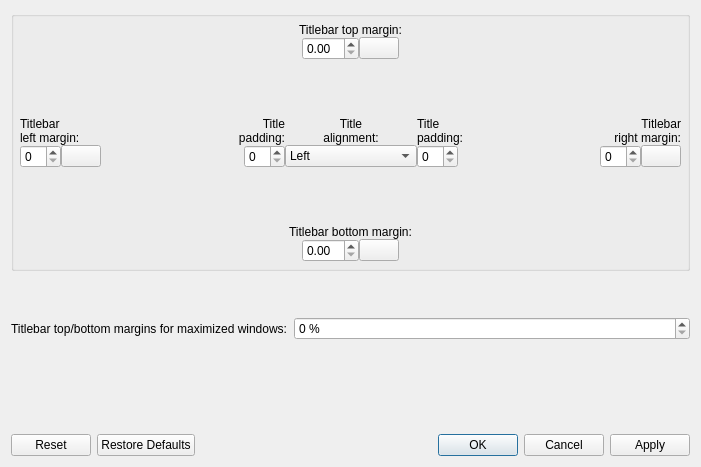
<?xml version="1.0" encoding="UTF-8"?>
<ui version="4.0">
 <class>TitleBarSpacing</class>
 <widget class="QDialog" name="TitleBarSpacing">
  <property name="geometry">
   <rect>
    <x>0</x>
    <y>0</y>
    <width>701</width>
    <height>467</height>
   </rect>
  </property>
  <property name="windowTitle">
   <string>Dialog</string>
  </property>
  <layout class="QVBoxLayout" name="verticalLayout">
   <item>
    <widget class="QGroupBox" name="titleBar_groupbox">
     <property name="title">
      <string/>
     </property>
     <property name="flat">
      <bool>false</bool>
     </property>
     <layout class="QVBoxLayout" name="verticalLayout_6">
      <property name="spacing">
       <number>0</number>
      </property>
      <property name="leftMargin">
       <number>0</number>
      </property>
      <property name="topMargin">
       <number>0</number>
      </property>
      <property name="rightMargin">
       <number>0</number>
      </property>
      <property name="bottomMargin">
       <number>0</number>
      </property>
      <item>
       <layout class="QVBoxLayout" name="verticalLayout_7">
        <item>
         <layout class="QGridLayout" name="gridLayout_8">
          <property name="leftMargin">
           <number>6</number>
          </property>
          <property name="topMargin">
           <number>6</number>
          </property>
          <property name="rightMargin">
           <number>6</number>
          </property>
          <property name="bottomMargin">
           <number>6</number>
          </property>
          <item row="1" column="5" colspan="2">
           <spacer name="horizontalSpacer_46">
            <property name="orientation">
             <enum>Qt::Orientation::Horizontal</enum>
            </property>
            <property name="sizeHint" stdset="0">
             <size>
              <width>40</width>
              <height>20</height>
             </size>
            </property>
           </spacer>
          </item>
          <item row="1" column="1" colspan="2">
           <spacer name="horizontalSpacer_43">
            <property name="orientation">
             <enum>Qt::Orientation::Horizontal</enum>
            </property>
            <property name="sizeHint" stdset="0">
             <size>
              <width>40</width>
              <height>20</height>
             </size>
            </property>
           </spacer>
          </item>
          <item row="1" column="0">
           <spacer name="horizontalSpacer_3">
            <property name="orientation">
             <enum>Qt::Orientation::Horizontal</enum>
            </property>
            <property name="sizeHint" stdset="0">
             <size>
              <width>40</width>
              <height>20</height>
             </size>
            </property>
           </spacer>
          </item>
          <item row="1" column="4">
           <widget class="QPushButton" name="lockTitleBarTopBottomMargins">
            <property name="sizePolicy">
             <sizepolicy hsizetype="Fixed" vsizetype="Fixed">
              <horstretch>0</horstretch>
              <verstretch>0</verstretch>
             </sizepolicy>
            </property>
            <property name="toolTip">
             <string>Lock to make Titlebar top margin and Titlebar bottom margin have the same value</string>
            </property>
            <property name="text">
             <string/>
            </property>
            <property name="checkable">
             <bool>true</bool>
            </property>
           </widget>
          </item>
          <item row="1" column="3">
           <widget class="QDoubleSpinBox" name="titleBarTopMargin">
            <property name="enabled">
             <bool>true</bool>
            </property>
            <property name="maximum">
             <double>50.000000000000000</double>
            </property>
            <property name="singleStep">
             <double>0.050000000000000</double>
            </property>
           </widget>
          </item>
          <item row="0" column="1" colspan="6">
           <widget class="QLabel" name="label_13">
            <property name="text">
             <string>Titlebar top margin:</string>
            </property>
            <property name="alignment">
             <set>Qt::AlignmentFlag::AlignCenter</set>
            </property>
            <property name="buddy">
             <cstring>titleBarTopMargin</cstring>
            </property>
           </widget>
          </item>
          <item row="1" column="7">
           <spacer name="horizontalSpacer_7">
            <property name="orientation">
             <enum>Qt::Orientation::Horizontal</enum>
            </property>
            <property name="sizeHint" stdset="0">
             <size>
              <width>40</width>
              <height>20</height>
             </size>
            </property>
           </spacer>
          </item>
         </layout>
        </item>
        <item>
         <spacer name="verticalSpacer_4">
          <property name="orientation">
           <enum>Qt::Orientation::Vertical</enum>
          </property>
          <property name="sizeType">
           <enum>QSizePolicy::Policy::Expanding</enum>
          </property>
          <property name="sizeHint" stdset="0">
           <size>
            <width>20</width>
            <height>45</height>
           </size>
          </property>
         </spacer>
        </item>
        <item>
         <layout class="QGridLayout" name="gridLayout_3">
          <property name="leftMargin">
           <number>6</number>
          </property>
          <property name="topMargin">
           <number>6</number>
          </property>
          <property name="rightMargin">
           <number>6</number>
          </property>
          <property name="bottomMargin">
           <number>6</number>
          </property>
          <property name="verticalSpacing">
           <number>0</number>
          </property>
          <item row="2" column="9">
           <widget class="QSpinBox" name="titleBarRightMargin">
            <property name="enabled">
             <bool>true</bool>
            </property>
            <property name="minimum">
             <number>0</number>
            </property>
            <property name="maximum">
             <number>60</number>
            </property>
           </widget>
          </item>
          <item row="2" column="1">
           <widget class="QPushButton" name="lockTitleBarLeftRightMargins">
            <property name="sizePolicy">
             <sizepolicy hsizetype="Fixed" vsizetype="Fixed">
              <horstretch>0</horstretch>
              <verstretch>0</verstretch>
             </sizepolicy>
            </property>
            <property name="toolTip">
             <string>Lock to make Titlebar left margin and Titlebar right margin have the same value</string>
            </property>
            <property name="text">
             <string/>
            </property>
            <property name="checkable">
             <bool>true</bool>
            </property>
           </widget>
          </item>
          <item row="2" column="8">
           <spacer name="horizontalSpacer_13">
            <property name="orientation">
             <enum>Qt::Orientation::Horizontal</enum>
            </property>
            <property name="sizeType">
             <enum>QSizePolicy::Policy::Expanding</enum>
            </property>
            <property name="sizeHint" stdset="0">
             <size>
              <width>20</width>
              <height>20</height>
             </size>
            </property>
           </spacer>
          </item>
          <item row="0" column="8" colspan="3">
           <widget class="QLabel" name="label_11">
            <property name="text">
             <string>Titlebar
right margin:</string>
            </property>
            <property name="alignment">
             <set>Qt::AlignmentFlag::AlignRight|Qt::AlignmentFlag::AlignTrailing|Qt::AlignmentFlag::AlignVCenter</set>
            </property>
            <property name="buddy">
             <cstring>titleBarRightMargin</cstring>
            </property>
           </widget>
          </item>
          <item row="2" column="7">
           <spacer name="horizontalSpacer_21">
            <property name="orientation">
             <enum>Qt::Orientation::Horizontal</enum>
            </property>
            <property name="sizeHint" stdset="0">
             <size>
              <width>40</width>
              <height>20</height>
             </size>
            </property>
           </spacer>
          </item>
          <item row="2" column="10">
           <widget class="QPushButton" name="lockTitleBarLeftRightMargins_2">
            <property name="toolTip">
             <string>Lock to make Titlebar left margin and Titlebar right margin have the same value</string>
            </property>
            <property name="text">
             <string/>
            </property>
            <property name="checkable">
             <bool>true</bool>
            </property>
           </widget>
          </item>
          <item row="2" column="2">
           <spacer name="horizontalSpacer_4">
            <property name="orientation">
             <enum>Qt::Orientation::Horizontal</enum>
            </property>
            <property name="sizeHint" stdset="0">
             <size>
              <width>20</width>
              <height>20</height>
             </size>
            </property>
           </spacer>
          </item>
          <item row="0" column="0" colspan="3">
           <widget class="QLabel" name="label_10">
            <property name="text">
             <string>Titlebar
left margin:</string>
            </property>
            <property name="alignment">
             <set>Qt::AlignmentFlag::AlignLeading|Qt::AlignmentFlag::AlignLeft|Qt::AlignmentFlag::AlignVCenter</set>
            </property>
            <property name="buddy">
             <cstring>titleBarLeftMargin</cstring>
            </property>
           </widget>
          </item>
          <item row="2" column="0">
           <widget class="QSpinBox" name="titleBarLeftMargin">
            <property name="minimum">
             <number>0</number>
            </property>
            <property name="maximum">
             <number>60</number>
            </property>
           </widget>
          </item>
          <item row="2" column="3">
           <spacer name="horizontalSpacer_19">
            <property name="orientation">
             <enum>Qt::Orientation::Horizontal</enum>
            </property>
            <property name="sizeHint" stdset="0">
             <size>
              <width>40</width>
              <height>20</height>
             </size>
            </property>
           </spacer>
          </item>
          <item row="2" column="4">
           <widget class="QSpinBox" name="titleSidePadding">
            <property name="sizePolicy">
             <sizepolicy hsizetype="Fixed" vsizetype="Fixed">
              <horstretch>0</horstretch>
              <verstretch>0</verstretch>
             </sizepolicy>
            </property>
            <property name="maximum">
             <number>60</number>
            </property>
           </widget>
          </item>
          <item row="2" column="6">
           <widget class="QSpinBox" name="titleSidePadding_2">
            <property name="sizePolicy">
             <sizepolicy hsizetype="Fixed" vsizetype="Fixed">
              <horstretch>0</horstretch>
              <verstretch>0</verstretch>
             </sizepolicy>
            </property>
            <property name="maximum">
             <number>60</number>
            </property>
           </widget>
          </item>
          <item row="0" column="5">
           <widget class="QLabel" name="label_3">
            <property name="text">
             <string>Title
alignment:</string>
            </property>
            <property name="alignment">
             <set>Qt::AlignmentFlag::AlignCenter</set>
            </property>
            <property name="buddy">
             <cstring>titleAlignment</cstring>
            </property>
           </widget>
          </item>
          <item row="2" column="5">
           <widget class="QComboBox" name="titleAlignment">
            <item>
             <property name="text">
              <string>Left</string>
             </property>
            </item>
            <item>
             <property name="text">
              <string>Centre</string>
             </property>
            </item>
            <item>
             <property name="text">
              <string>Centre (Full Width)</string>
             </property>
            </item>
            <item>
             <property name="text">
              <string>Right</string>
             </property>
            </item>
           </widget>
          </item>
          <item row="0" column="3" colspan="2">
           <widget class="QLabel" name="label_7">
            <property name="text">
             <string>Title
padding:</string>
            </property>
            <property name="alignment">
             <set>Qt::AlignmentFlag::AlignRight|Qt::AlignmentFlag::AlignTrailing|Qt::AlignmentFlag::AlignVCenter</set>
            </property>
            <property name="buddy">
             <cstring>titleSidePadding</cstring>
            </property>
           </widget>
          </item>
          <item row="0" column="6" colspan="2">
           <widget class="QLabel" name="label_8">
            <property name="text">
             <string>Title
padding:</string>
            </property>
           </widget>
          </item>
         </layout>
        </item>
        <item>
         <spacer name="verticalSpacer_5">
          <property name="orientation">
           <enum>Qt::Orientation::Vertical</enum>
          </property>
          <property name="sizeType">
           <enum>QSizePolicy::Policy::Expanding</enum>
          </property>
          <property name="sizeHint" stdset="0">
           <size>
            <width>20</width>
            <height>45</height>
           </size>
          </property>
         </spacer>
        </item>
        <item>
         <layout class="QGridLayout" name="gridLayout_11">
          <property name="leftMargin">
           <number>6</number>
          </property>
          <property name="topMargin">
           <number>6</number>
          </property>
          <property name="rightMargin">
           <number>6</number>
          </property>
          <property name="bottomMargin">
           <number>6</number>
          </property>
          <item row="1" column="0">
           <spacer name="horizontalSpacer_11">
            <property name="orientation">
             <enum>Qt::Orientation::Horizontal</enum>
            </property>
            <property name="sizeHint" stdset="0">
             <size>
              <width>40</width>
              <height>20</height>
             </size>
            </property>
           </spacer>
          </item>
          <item row="1" column="1">
           <spacer name="horizontalSpacer_10">
            <property name="orientation">
             <enum>Qt::Orientation::Horizontal</enum>
            </property>
            <property name="sizeHint" stdset="0">
             <size>
              <width>40</width>
              <height>20</height>
             </size>
            </property>
           </spacer>
          </item>
          <item row="1" column="2">
           <widget class="QDoubleSpinBox" name="titleBarBottomMargin">
            <property name="enabled">
             <bool>true</bool>
            </property>
            <property name="maximum">
             <double>50.000000000000000</double>
            </property>
            <property name="singleStep">
             <double>0.050000000000000</double>
            </property>
           </widget>
          </item>
          <item row="1" column="5">
           <spacer name="horizontalSpacer_50">
            <property name="orientation">
             <enum>Qt::Orientation::Horizontal</enum>
            </property>
            <property name="sizeHint" stdset="0">
             <size>
              <width>40</width>
              <height>20</height>
             </size>
            </property>
           </spacer>
          </item>
          <item row="1" column="4">
           <spacer name="horizontalSpacer_12">
            <property name="orientation">
             <enum>Qt::Orientation::Horizontal</enum>
            </property>
            <property name="sizeHint" stdset="0">
             <size>
              <width>40</width>
              <height>20</height>
             </size>
            </property>
           </spacer>
          </item>
          <item row="0" column="1" colspan="4">
           <widget class="QLabel" name="label_18">
            <property name="text">
             <string>Titlebar bottom margin:</string>
            </property>
            <property name="alignment">
             <set>Qt::AlignmentFlag::AlignCenter</set>
            </property>
            <property name="buddy">
             <cstring>titleBarBottomMargin</cstring>
            </property>
           </widget>
          </item>
          <item row="1" column="3">
           <widget class="QPushButton" name="lockTitleBarTopBottomMargins_2">
            <property name="toolTip">
             <string>Lock to make Titlebar top margin and Titlebar bottom margin have the same value</string>
            </property>
            <property name="text">
             <string/>
            </property>
            <property name="checkable">
             <bool>true</bool>
            </property>
           </widget>
          </item>
         </layout>
        </item>
       </layout>
      </item>
     </layout>
    </widget>
   </item>
   <item>
    <spacer name="verticalSpacer_8">
     <property name="orientation">
      <enum>Qt::Orientation::Vertical</enum>
     </property>
     <property name="sizeType">
      <enum>QSizePolicy::Policy::Fixed</enum>
     </property>
     <property name="sizeHint" stdset="0">
      <size>
       <width>20</width>
       <height>40</height>
      </size>
     </property>
    </spacer>
   </item>
   <item>
    <layout class="QFormLayout" name="formLayout_4">
     <item row="0" column="0">
      <widget class="QLabel" name="label_15">
       <property name="text">
        <string>Titlebar top/bottom margins for maximized windows:</string>
       </property>
       <property name="buddy">
        <cstring>percentMaximizedTopBottomMargins</cstring>
       </property>
      </widget>
     </item>
     <item row="0" column="1">
      <widget class="QSpinBox" name="percentMaximizedTopBottomMargins">
       <property name="suffix">
        <string> %</string>
       </property>
       <property name="maximum">
        <number>100</number>
       </property>
      </widget>
     </item>
    </layout>
   </item>
   <item>
    <spacer name="verticalSpacer">
     <property name="orientation">
      <enum>Qt::Orientation::Vertical</enum>
     </property>
     <property name="sizeType">
      <enum>QSizePolicy::Policy::MinimumExpanding</enum>
     </property>
     <property name="sizeHint" stdset="0">
      <size>
       <width>20</width>
       <height>40</height>
      </size>
     </property>
    </spacer>
   </item>
   <item>
    <widget class="QDialogButtonBox" name="buttonBox">
     <property name="orientation">
      <enum>Qt::Orientation::Horizontal</enum>
     </property>
     <property name="standardButtons">
      <set>QDialogButtonBox::StandardButton::Apply|QDialogButtonBox::StandardButton::Cancel|QDialogButtonBox::StandardButton::Ok|QDialogButtonBox::StandardButton::Reset|QDialogButtonBox::StandardButton::RestoreDefaults</set>
     </property>
    </widget>
   </item>
  </layout>
 </widget>
 <tabstops>
  <tabstop>titleBarTopMargin</tabstop>
  <tabstop>lockTitleBarTopBottomMargins</tabstop>
  <tabstop>titleBarLeftMargin</tabstop>
  <tabstop>lockTitleBarLeftRightMargins</tabstop>
  <tabstop>titleSidePadding</tabstop>
  <tabstop>titleAlignment</tabstop>
  <tabstop>titleSidePadding_2</tabstop>
  <tabstop>titleBarRightMargin</tabstop>
  <tabstop>lockTitleBarLeftRightMargins_2</tabstop>
  <tabstop>titleBarBottomMargin</tabstop>
  <tabstop>lockTitleBarTopBottomMargins_2</tabstop>
  <tabstop>percentMaximizedTopBottomMargins</tabstop>
 </tabstops>
 <resources>
  <include location="klassydecoration_config.qrc"/>
 </resources>
 <connections>
  <connection>
   <sender>lockTitleBarTopBottomMargins</sender>
   <signal>toggled(bool)</signal>
   <receiver>lockTitleBarTopBottomMargins_2</receiver>
   <slot>setChecked(bool)</slot>
   <hints>
    <hint type="sourcelabel">
     <x>385</x>
     <y>65</y>
    </hint>
    <hint type="destinationlabel">
     <x>404</x>
     <y>273</y>
    </hint>
   </hints>
  </connection>
  <connection>
   <sender>lockTitleBarTopBottomMargins_2</sender>
   <signal>toggled(bool)</signal>
   <receiver>lockTitleBarTopBottomMargins</receiver>
   <slot>setChecked(bool)</slot>
   <hints>
    <hint type="sourcelabel">
     <x>400</x>
     <y>245</y>
    </hint>
    <hint type="destinationlabel">
     <x>399</x>
     <y>44</y>
    </hint>
   </hints>
  </connection>
  <connection>
   <sender>lockTitleBarLeftRightMargins</sender>
   <signal>toggled(bool)</signal>
   <receiver>lockTitleBarLeftRightMargins_2</receiver>
   <slot>setChecked(bool)</slot>
   <hints>
    <hint type="sourcelabel">
     <x>94</x>
     <y>168</y>
    </hint>
    <hint type="destinationlabel">
     <x>673</x>
     <y>154</y>
    </hint>
   </hints>
  </connection>
  <connection>
   <sender>lockTitleBarLeftRightMargins_2</sender>
   <signal>toggled(bool)</signal>
   <receiver>lockTitleBarLeftRightMargins</receiver>
   <slot>setChecked(bool)</slot>
   <hints>
    <hint type="sourcelabel">
     <x>660</x>
     <y>166</y>
    </hint>
    <hint type="destinationlabel">
     <x>89</x>
     <y>169</y>
    </hint>
   </hints>
  </connection>
  <connection>
   <sender>titleSidePadding</sender>
   <signal>valueChanged(int)</signal>
   <receiver>titleSidePadding_2</receiver>
   <slot>setValue(int)</slot>
   <hints>
    <hint type="sourcelabel">
     <x>269</x>
     <y>177</y>
    </hint>
    <hint type="destinationlabel">
     <x>482</x>
     <y>177</y>
    </hint>
   </hints>
  </connection>
  <connection>
   <sender>titleSidePadding_2</sender>
   <signal>valueChanged(int)</signal>
   <receiver>titleSidePadding</receiver>
   <slot>setValue(int)</slot>
   <hints>
    <hint type="sourcelabel">
     <x>452</x>
     <y>173</y>
    </hint>
    <hint type="destinationlabel">
     <x>240</x>
     <y>161</y>
    </hint>
   </hints>
  </connection>
  <connection>
   <sender>buttonBox</sender>
   <signal>accepted()</signal>
   <receiver>TitleBarSpacing</receiver>
   <slot>accept()</slot>
   <hints>
    <hint type="sourcelabel">
     <x>526</x>
     <y>435</y>
    </hint>
    <hint type="destinationlabel">
     <x>617</x>
     <y>386</y>
    </hint>
   </hints>
  </connection>
  <connection>
   <sender>buttonBox</sender>
   <signal>rejected()</signal>
   <receiver>TitleBarSpacing</receiver>
   <slot>reject()</slot>
   <hints>
    <hint type="sourcelabel">
     <x>629</x>
     <y>439</y>
    </hint>
    <hint type="destinationlabel">
     <x>651</x>
     <y>397</y>
    </hint>
   </hints>
  </connection>
 </connections>
</ui>
